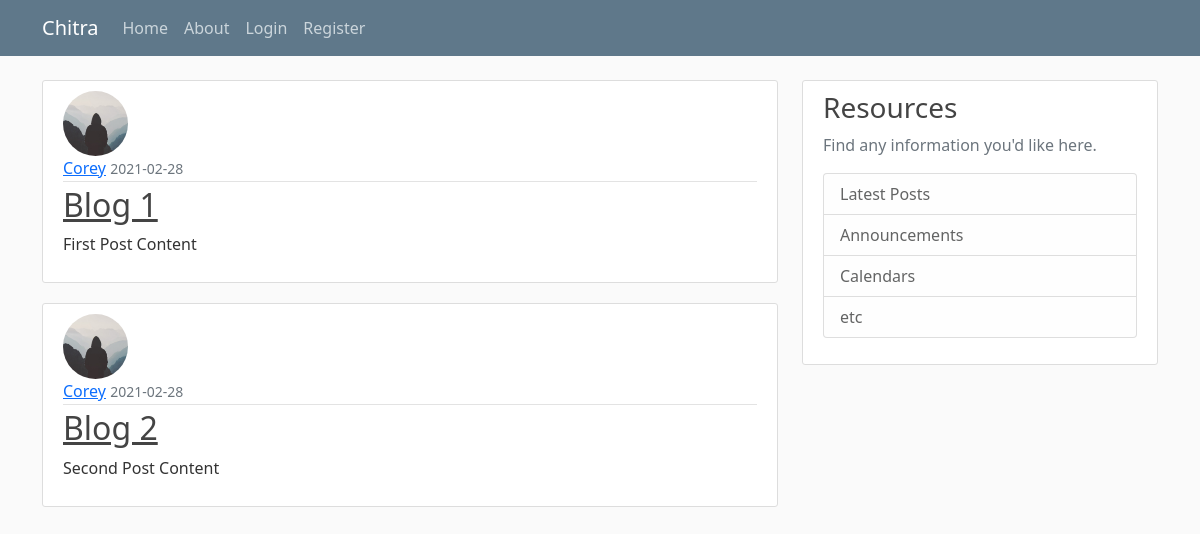
/home, run on an earlier commit of the app's database.
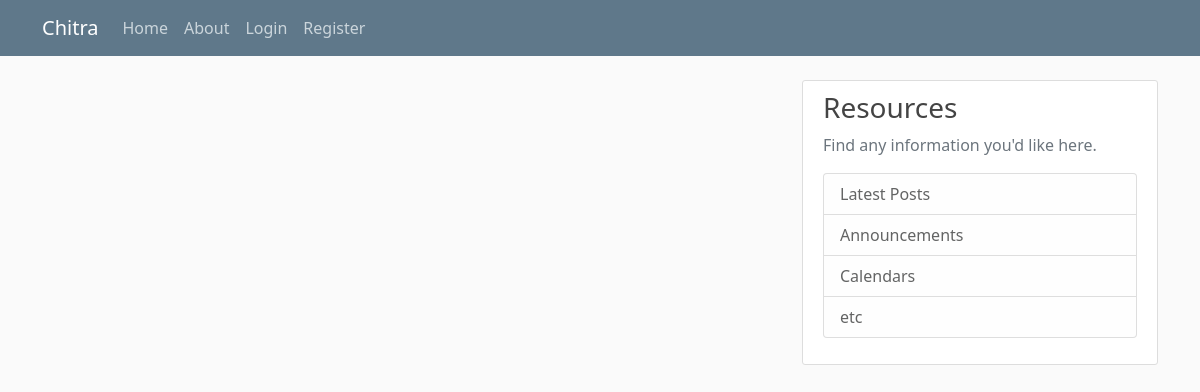
And on a later commit of the database.
### Flask_Blog/flaskblog/models.py (models this page shows, shortened)
class Post(db.Model):
	id = db.Column(db.Integer, primary_key=True)
	title = db.Column(db.String(100), nullable=False)
	date_posted = db.Column(db.DateTime, nullable=False, default=datetime.utcnow)
	content = db.Column(db.Text, nullable=False)
	user_id = db.Column(db.Integer, db.ForeignKey("user.id"), nullable=False)

class User(db.Model, UserMixin):
	id = db.Column(db.Integer, primary_key=True)
	username = db.Column(db.String(20), unique=True, nullable=False)
	email = db.Column(db.String(120), unique=True, nullable=False)
	image_file = db.Column(db.String(20), nullable=False, default="default.jpg")
	password = db.Column(db.String(60), nullable=False)
	posts = db.relationship("Post", backref="author", lazy=True)

### Flask_Blog/flaskblog/routes.py (the view)
@app.route("/")
@app.route("/home")
def home():
	page = request.args.get("page", 1, type=int)
	posts = Post.query.paginate(page=page, per_page=2)
	return render_template("home.html", posts= posts)

### Flask_Blog/flaskblog/templates/home.html
{% extends "layout.html" %}
{% block content %}
	{% for post in posts %}
		<article class="media content-section">
			<img class="rounded-circle article-img" src="{{ url_for('static', filename='profile_pics/' + post.author.image_file) }}" >
          <div class="media-body">
            <div class="article-metadata">
              <a class="mr-2" href="#">{{ post.author.username }}</a>
              <small class="text-muted">{{ post.date_posted.strftime("%Y-%m-%d") }}</small>
            </div>
            <h2><a class="article-title" href="{{url_for('post', post_id=post.id)}}">{{ post.title }}</a></h2>
            <p class="article-content">{{ post.content }}</p>
          </div>
        </article>
	{% endfor %}
{% endblock content %}

What changed in the data, as far as the page shows it:
removed Post: image_file (placeholder picture), author.username "Corey", date_posted "2021-02-28", title "Blog 1", content "First Post Content"
removed Post: image_file (placeholder picture), author.username "Corey", date_posted "2021-02-28", title "Blog 2", content "Second Post Content"
